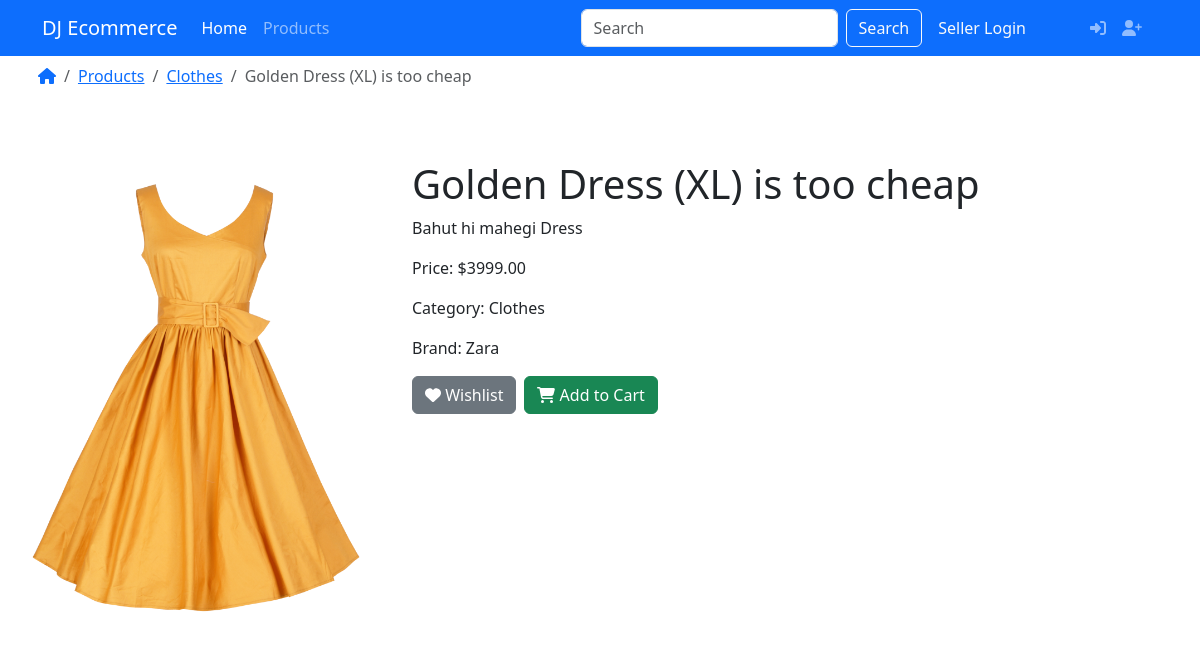
/product/golden-dress-xl-is-too-cheap/, run on the app's committed database.
### products/models.py (models this page shows)
class Product(models.Model):
    title = models.CharField(max_length=255)
    brand = models.CharField(max_length=255, default="N/A")
    category = models.ForeignKey(Category, on_delete=models.DO_NOTHING)
    price = models.DecimalField(max_digits=10, decimal_places=2)
    seller = models.ForeignKey(User, on_delete=models.CASCADE)
    description = models.TextField()
    image = models.ImageField(upload_to='product/')
    slug = models.SlugField(max_length=255, unique=True)
    created_at = models.DateTimeField(auto_now_add=True)
    updated_at = models.DateTimeField(auto_now=True)

class Category(models.Model):
    name = models.CharField(max_length=255)
    logo = models.ImageField(upload_to='category/')
    slug = models.SlugField(max_length=255, unique=True)
    def __str__(self):
        return self.name

### products/views.py (the view)
# urls.py: path('product/<slug:slug>/', product_detail, name='product_detail'),
def product_detail(request,slug):
    product = get_object_or_404(Product, slug=slug)
    return render(
        request, 'products/detail.html',
        context={'product': product}
    )

### templates/products/detail.html (shortened to what this page needs)
{% extends 'layout/base.html' %}
{% load static %}
{% load crispy_forms_tags %}
{% block content %}
<div class="container p-2 text-center">
    <div class="row">
        <div class="col-md-12">
            <nav class="breadcrumb">
                <a class="breadcrumb-item" href="{% url 'index' %}">
                    <i class="fas fa-home"></i>
                </a>
                <a class="breadcrumb-item" href="{% url 'product_list' %}">
                    Products
                </a>
                <a class="breadcrumb-item" href="{% url 'product_list_by_category' product.category.slug %}">
                    {{ product.category }}
                </a>
                <span class="breadcrumb-item active" aria-current="page">
                    {{ product.title }}
                </span>
            </nav>
        </div>
    </div>
</div>
<div class="container-fluid py-5">
    <div class="row">
        <div class="col-md-4 text-center">
            <img src="{{ product.image.url }}" class="img-fluid" alt="{{ product.name }}">
        </div>
        <div class="col-md-8">
            <h1>{{ product.title }}</h1>
            <p>{{ product.description }}</p>
            <p>Price: ${{ product.price }}</p>
            <p>Category: {{ product.category }}</p>
            <p>Brand: {{ product.brand }}</p>
            {% if user.is_authenticated and user.groups.all.0.name == 'seller' %}
            <a href="{% url 'product_edit' product.slug %}" class="btn btn-primary">
                <i class="fas fa-edit"></i> Edit Product
            </a>
            <a href="{% url 'product_delete' product.slug %}" class="btn btn-danger">
                <i class="fas fa-trash"></i> Delete Product
            </a>
            <a href="" class="btn btn-success">
                <i class="fas fa-plus"></i> Add Image
            </a>
            {% else %}
            <div class="d-flex justify-content-start mt-2 gap-2">
                <a href="{% url 'wishlist_add' product.slug %}" class="btn btn-secondary">
                    <i class="fas fa-heart"></i> Wishlist
                </a>
                <a href="{% url 'add_product' product.slug %}" class="btn btn-success">
                    <i class="fas fa-shopping-cart"></i> Add to Cart
                </a>
            </div>
            {% endif %}
        </div>
    </div>
</div>
{% endblock content %}

### data on the page
Product: category "Clothes", title "Golden Dress (XL) is too cheap", image (picture), description "Bahut hi mahegi Dress", price "3999.00", brand "Zara"
